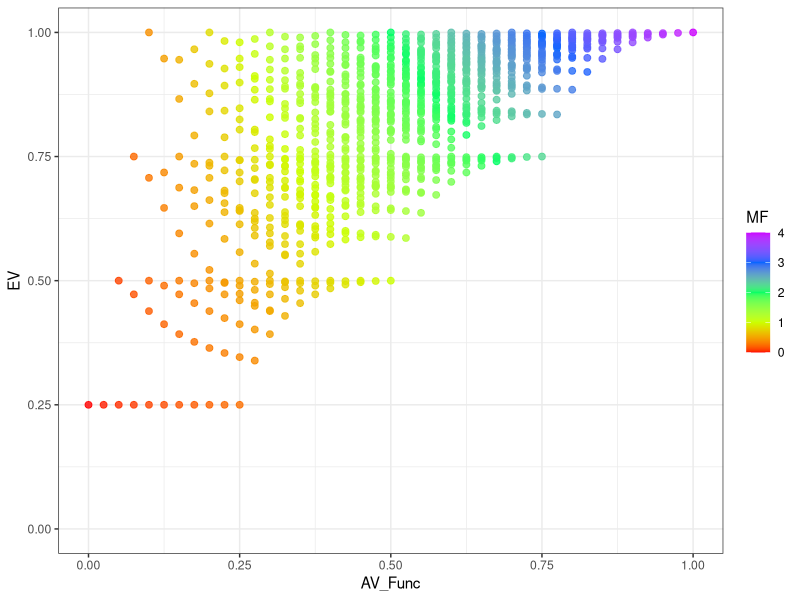

This figure's R source:
## ---- chunk 1
library(dplyr)
library(ggplot2)
library(vegan)
## ---- chunk 2

Com <- expand.grid(lapply(1:4, function(x) seq(1,0, -0.1))) %>% 
  data.frame()
  

EV <- apply(Com, 1, function(x) exp(diversity(x))/length(x))
AV_Func <- apply(Com, 1, function(x) mean(x))
ex_Sh <- apply(Com, 1, function(x) exp(diversity(x)))

DF <- data.frame(EV = EV,
           AV_Func = AV_Func,
           ex_Sh = ex_Sh) %>%
  distinct() %>% 
  mutate(MF = AV_Func*ex_Sh )

ggplot(DF, aes(x = AV_Func, y = EV, colour = MF))+
  geom_point(size = 2, alpha = 0.8)+
  scale_x_continuous(limits = c(0,1))+
  scale_y_continuous(limits = c(0,1))+
  scale_color_gradientn(colours = rainbow(5))+
  theme_bw()
  
